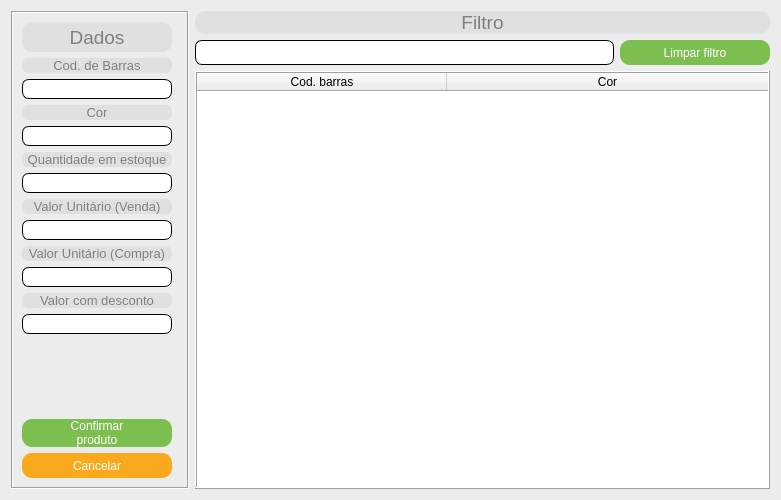
<?xml version="1.0" encoding="UTF-8"?>
<ui version="4.0">
 <class>fm_novaVenda_pesquisar</class>
 <widget class="QDialog" name="fm_novaVenda_pesquisar">
  <property name="geometry">
   <rect>
    <x>0</x>
    <y>0</y>
    <width>781</width>
    <height>500</height>
   </rect>
  </property>
  <property name="windowTitle">
   <string>Pesquisar esmalte</string>
  </property>
  <property name="styleSheet">
   <string notr="true">QDialog{
background:#ececec
}</string>
  </property>
  <layout class="QGridLayout" name="gridLayout">
   <item row="0" column="0" rowspan="2">
    <widget class="QFrame" name="frameGestao">
     <property name="frameShape">
      <enum>QFrame::Box</enum>
     </property>
     <property name="frameShadow">
      <enum>QFrame::Sunken</enum>
     </property>
     <property name="lineWidth">
      <number>1</number>
     </property>
     <property name="midLineWidth">
      <number>0</number>
     </property>
     <layout class="QGridLayout" name="gridLayout_2">
      <item row="10" column="0">
       <widget class="QLineEdit" name="lineValorUmC">
        <property name="sizePolicy">
         <sizepolicy hsizetype="Minimum" vsizetype="Preferred">
          <horstretch>0</horstretch>
          <verstretch>0</verstretch>
         </sizepolicy>
        </property>
        <property name="minimumSize">
         <size>
          <width>150</width>
          <height>20</height>
         </size>
        </property>
        <property name="styleSheet">
         <string notr="true">QLineEdit:enabled{background:#ffffff;}
QLineEdit:disabled{background:#e7e7e7;}

QLineEdit{
color:blue;
font-size:9pt;
border-radius:7px;
border:1px solid black;
}</string>
        </property>
        <property name="maxLength">
         <number>15</number>
        </property>
        <property name="readOnly">
         <bool>true</bool>
        </property>
       </widget>
      </item>
      <item row="11" column="0">
       <widget class="QLabel" name="lbValorDesc">
        <property name="styleSheet">
         <string notr="true">QLabel{
background:#e0e0e0;
color:#808080;
font-size:10pt;
border:none;
border-radius:6px;
}</string>
        </property>
        <property name="text">
         <string>Valor com desconto</string>
        </property>
        <property name="alignment">
         <set>Qt::AlignCenter</set>
        </property>
       </widget>
      </item>
      <item row="1" column="0">
       <widget class="QLabel" name="lbCodBarras">
        <property name="styleSheet">
         <string notr="true">QLabel{
background:#e0e0e0;
color:#808080;
font-size:10pt;
border:none;
border-radius:6px;
}</string>
        </property>
        <property name="text">
         <string>Cod. de Barras</string>
        </property>
        <property name="alignment">
         <set>Qt::AlignCenter</set>
        </property>
       </widget>
      </item>
      <item row="2" column="0">
       <widget class="QLineEdit" name="lineCodBarras">
        <property name="sizePolicy">
         <sizepolicy hsizetype="Minimum" vsizetype="Preferred">
          <horstretch>0</horstretch>
          <verstretch>0</verstretch>
         </sizepolicy>
        </property>
        <property name="minimumSize">
         <size>
          <width>150</width>
          <height>20</height>
         </size>
        </property>
        <property name="styleSheet">
         <string notr="true">QLineEdit:enabled{background:#ffffff;}
QLineEdit:disabled{background:#e7e7e7;}

QLineEdit{
color:blue;
font-size:9pt;
border-radius:7px;
border:1px solid black;
}</string>
        </property>
        <property name="maxLength">
         <number>150</number>
        </property>
        <property name="readOnly">
         <bool>true</bool>
        </property>
       </widget>
      </item>
      <item row="0" column="0">
       <widget class="QLabel" name="label">
        <property name="sizePolicy">
         <sizepolicy hsizetype="Minimum" vsizetype="Preferred">
          <horstretch>0</horstretch>
          <verstretch>0</verstretch>
         </sizepolicy>
        </property>
        <property name="minimumSize">
         <size>
          <width>150</width>
          <height>30</height>
         </size>
        </property>
        <property name="styleSheet">
         <string notr="true">QLabel{
background:#e0e0e0;
color:#808080;
font-size:14pt;
border:none;
border-radius:10px;
}</string>
        </property>
        <property name="text">
         <string>Dados</string>
        </property>
        <property name="alignment">
         <set>Qt::AlignCenter</set>
        </property>
       </widget>
      </item>
      <item row="3" column="0">
       <widget class="QLabel" name="lbCor">
        <property name="styleSheet">
         <string notr="true">QLabel{
background:#e0e0e0;
color:#808080;
font-size:10pt;
border:none;
border-radius:6px;
}</string>
        </property>
        <property name="text">
         <string>Cor</string>
        </property>
        <property name="alignment">
         <set>Qt::AlignCenter</set>
        </property>
       </widget>
      </item>
      <item row="9" column="0">
       <widget class="QLabel" name="lbValorUmC">
        <property name="styleSheet">
         <string notr="true">QLabel{
background:#e0e0e0;
color:#808080;
font-size:10pt;
border:none;
border-radius:6px;
}</string>
        </property>
        <property name="text">
         <string>Valor Unitário (Compra)</string>
        </property>
        <property name="alignment">
         <set>Qt::AlignCenter</set>
        </property>
       </widget>
      </item>
      <item row="4" column="0">
       <widget class="QLineEdit" name="lineCor">
        <property name="sizePolicy">
         <sizepolicy hsizetype="Minimum" vsizetype="Preferred">
          <horstretch>0</horstretch>
          <verstretch>0</verstretch>
         </sizepolicy>
        </property>
        <property name="minimumSize">
         <size>
          <width>150</width>
          <height>20</height>
         </size>
        </property>
        <property name="styleSheet">
         <string notr="true">QLineEdit:enabled{background:#ffffff;}
QLineEdit:disabled{background:#e7e7e7;}

QLineEdit{
color:blue;
font-size:9pt;
border-radius:7px;
border:1px solid black;
}</string>
        </property>
        <property name="maxLength">
         <number>11</number>
        </property>
        <property name="readOnly">
         <bool>true</bool>
        </property>
       </widget>
      </item>
      <item row="8" column="0">
       <widget class="QLineEdit" name="lineValorUmV">
        <property name="sizePolicy">
         <sizepolicy hsizetype="Minimum" vsizetype="Preferred">
          <horstretch>0</horstretch>
          <verstretch>0</verstretch>
         </sizepolicy>
        </property>
        <property name="minimumSize">
         <size>
          <width>150</width>
          <height>20</height>
         </size>
        </property>
        <property name="styleSheet">
         <string notr="true">QLineEdit:enabled{background:#ffffff;}
QLineEdit:disabled{background:#e7e7e7;}

QLineEdit{
color:blue;
font-size:9pt;
border-radius:7px;
border:1px solid black;
}</string>
        </property>
        <property name="maxLength">
         <number>15</number>
        </property>
        <property name="readOnly">
         <bool>true</bool>
        </property>
       </widget>
      </item>
      <item row="6" column="0">
       <widget class="QLineEdit" name="lineQtd">
        <property name="sizePolicy">
         <sizepolicy hsizetype="Minimum" vsizetype="Preferred">
          <horstretch>0</horstretch>
          <verstretch>0</verstretch>
         </sizepolicy>
        </property>
        <property name="minimumSize">
         <size>
          <width>150</width>
          <height>20</height>
         </size>
        </property>
        <property name="styleSheet">
         <string notr="true">QLineEdit:enabled{background:#ffffff;}
QLineEdit:disabled{background:#e7e7e7;}

QLineEdit{
color:blue;
font-size:9pt;
border-radius:7px;
border:1px solid black;
}</string>
        </property>
        <property name="maxLength">
         <number>15</number>
        </property>
        <property name="readOnly">
         <bool>true</bool>
        </property>
       </widget>
      </item>
      <item row="13" column="0" colspan="2">
       <spacer name="verticalSpacer">
        <property name="orientation">
         <enum>Qt::Vertical</enum>
        </property>
        <property name="sizeHint" stdset="0">
         <size>
          <width>20</width>
          <height>40</height>
         </size>
        </property>
       </spacer>
      </item>
      <item row="12" column="0">
       <widget class="QLineEdit" name="lineValorDesc">
        <property name="sizePolicy">
         <sizepolicy hsizetype="Minimum" vsizetype="Preferred">
          <horstretch>0</horstretch>
          <verstretch>0</verstretch>
         </sizepolicy>
        </property>
        <property name="minimumSize">
         <size>
          <width>150</width>
          <height>20</height>
         </size>
        </property>
        <property name="styleSheet">
         <string notr="true">QLineEdit:enabled{background:#ffffff;}
QLineEdit:disabled{background:#e7e7e7;}

QLineEdit{
color:blue;
font-size:9pt;
border-radius:7px;
border:1px solid black;
}</string>
        </property>
        <property name="maxLength">
         <number>15</number>
        </property>
        <property name="readOnly">
         <bool>true</bool>
        </property>
       </widget>
      </item>
      <item row="15" column="0">
       <widget class="QPushButton" name="btnCancelar">
        <property name="sizePolicy">
         <sizepolicy hsizetype="Preferred" vsizetype="Maximum">
          <horstretch>0</horstretch>
          <verstretch>0</verstretch>
         </sizepolicy>
        </property>
        <property name="minimumSize">
         <size>
          <width>150</width>
          <height>25</height>
         </size>
        </property>
        <property name="cursor">
         <cursorShape>PointingHandCursor</cursorShape>
        </property>
        <property name="styleSheet">
         <string notr="true">QPushButton:enabled{background:#faa91d;}
QPushButton:disabled{background:#fabe50;}
QPushButton:pressed{background:#ffd500;}
QPushButton{
color:#ffffff;
font-size:9pt;
border:none;
border-radius:10px;
}</string>
        </property>
        <property name="text">
         <string>Cancelar</string>
        </property>
       </widget>
      </item>
      <item row="5" column="0">
       <widget class="QLabel" name="lbQtd">
        <property name="styleSheet">
         <string notr="true">QLabel{
background:#e0e0e0;
color:#808080;
font-size:10pt;
border:none;
border-radius:6px;
}</string>
        </property>
        <property name="text">
         <string>Quantidade em estoque</string>
        </property>
        <property name="alignment">
         <set>Qt::AlignCenter</set>
        </property>
       </widget>
      </item>
      <item row="7" column="0">
       <widget class="QLabel" name="lbValorUmV">
        <property name="styleSheet">
         <string notr="true">QLabel{
background:#e0e0e0;
color:#808080;
font-size:10pt;
border:none;
border-radius:6px;
}</string>
        </property>
        <property name="text">
         <string>Valor Unitário (Venda)</string>
        </property>
        <property name="alignment">
         <set>Qt::AlignCenter</set>
        </property>
       </widget>
      </item>
      <item row="14" column="0">
       <widget class="QPushButton" name="btnConfirmar">
        <property name="sizePolicy">
         <sizepolicy hsizetype="Maximum" vsizetype="Maximum">
          <horstretch>0</horstretch>
          <verstretch>0</verstretch>
         </sizepolicy>
        </property>
        <property name="minimumSize">
         <size>
          <width>150</width>
          <height>25</height>
         </size>
        </property>
        <property name="cursor">
         <cursorShape>PointingHandCursor</cursorShape>
        </property>
        <property name="styleSheet">
         <string notr="true">QPushButton:enabled{background:#7dbe50;}
QPushButton:disabled{background:#aaff7f;}
QPushButton:pressed{background:#aaff00;}
QPushButton{
color:#ffffff;
font-size:9pt;
border:none;
border-radius:10px;
}</string>
        </property>
        <property name="text">
         <string>Confirmar
produto</string>
        </property>
       </widget>
      </item>
     </layout>
    </widget>
   </item>
   <item row="0" column="1">
    <layout class="QGridLayout" name="glFiltro">
     <item row="1" column="0">
      <widget class="QLineEdit" name="lineFiltro">
       <property name="sizePolicy">
        <sizepolicy hsizetype="Minimum" vsizetype="Preferred">
         <horstretch>0</horstretch>
         <verstretch>0</verstretch>
        </sizepolicy>
       </property>
       <property name="minimumSize">
        <size>
         <width>150</width>
         <height>20</height>
        </size>
       </property>
       <property name="styleSheet">
        <string notr="true">QLineEdit:enabled{background:#ffffff;}
QLineEdit:disabled{background:#e7e7e7;}

QLineEdit{
color:#303030;
font-size:9pt;
border-radius:7px;
border:1px solid black;
}</string>
       </property>
       <property name="maxLength">
        <number>150</number>
       </property>
      </widget>
     </item>
     <item row="1" column="1">
      <widget class="QPushButton" name="btnFiltro">
       <property name="sizePolicy">
        <sizepolicy hsizetype="Maximum" vsizetype="Maximum">
         <horstretch>0</horstretch>
         <verstretch>0</verstretch>
        </sizepolicy>
       </property>
       <property name="minimumSize">
        <size>
         <width>150</width>
         <height>25</height>
        </size>
       </property>
       <property name="cursor">
        <cursorShape>PointingHandCursor</cursorShape>
       </property>
       <property name="styleSheet">
        <string notr="true">QPushButton:enabled{background:#7dbe50;}
QPushButton:disabled{background:#aaff7f;}
QPushButton:pressed{background:#aaff00;}
QPushButton{
color:#ffffff;
font-size:9pt;
border:none;
border-radius:10px;
}</string>
       </property>
       <property name="text">
        <string>Limpar filtro</string>
       </property>
      </widget>
     </item>
     <item row="0" column="0" colspan="2">
      <widget class="QLabel" name="lbFiltro">
       <property name="styleSheet">
        <string notr="true">QLabel{
background:#e0e0e0;
color:#808080;
font-size:14pt;
border:none;
border-radius:10px;
}</string>
       </property>
       <property name="text">
        <string>Filtro</string>
       </property>
       <property name="alignment">
        <set>Qt::AlignCenter</set>
       </property>
      </widget>
     </item>
    </layout>
   </item>
   <item row="1" column="1">
    <widget class="QTableWidget" name="twGestao">
     <property name="cursor" stdset="0">
      <cursorShape>PointingHandCursor</cursorShape>
     </property>
     <property name="styleSheet">
      <string notr="true">QTableWidget{
color:#303030;
font-size:9pt;
}</string>
     </property>
     <property name="frameShape">
      <enum>QFrame::Box</enum>
     </property>
     <property name="frameShadow">
      <enum>QFrame::Raised</enum>
     </property>
     <property name="editTriggers">
      <set>QAbstractItemView::NoEditTriggers</set>
     </property>
     <property name="selectionMode">
      <enum>QAbstractItemView::SingleSelection</enum>
     </property>
     <property name="selectionBehavior">
      <enum>QAbstractItemView::SelectRows</enum>
     </property>
     <property name="sortingEnabled">
      <bool>true</bool>
     </property>
     <attribute name="horizontalHeaderMinimumSectionSize">
      <number>50</number>
     </attribute>
     <attribute name="horizontalHeaderDefaultSectionSize">
      <number>250</number>
     </attribute>
     <attribute name="horizontalHeaderHighlightSections">
      <bool>false</bool>
     </attribute>
     <attribute name="horizontalHeaderStretchLastSection">
      <bool>true</bool>
     </attribute>
     <attribute name="verticalHeaderVisible">
      <bool>false</bool>
     </attribute>
     <attribute name="verticalHeaderHighlightSections">
      <bool>false</bool>
     </attribute>
     <column>
      <property name="text">
       <string>Cod. barras</string>
      </property>
     </column>
     <column>
      <property name="text">
       <string>Cor</string>
      </property>
     </column>
    </widget>
   </item>
  </layout>
 </widget>
 <tabstops>
  <tabstop>lineFiltro</tabstop>
  <tabstop>btnFiltro</tabstop>
  <tabstop>twGestao</tabstop>
  <tabstop>btnCancelar</tabstop>
 </tabstops>
 <resources/>
 <connections/>
</ui>
